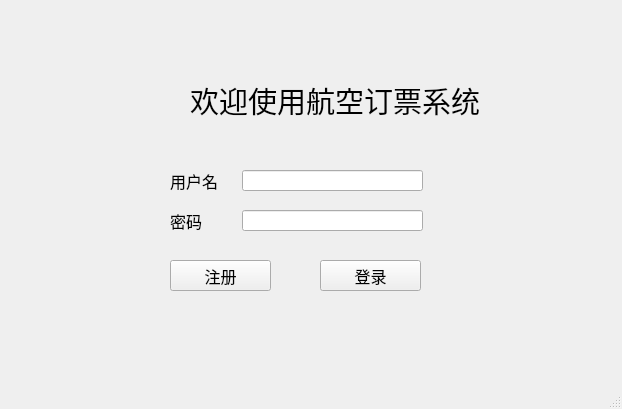
<?xml version="1.0" encoding="UTF-8"?>
<ui version="4.0">
 <class>Ui_login</class>
 <widget class="QMainWindow" name="Ui_login">
  <property name="geometry">
   <rect>
    <x>0</x>
    <y>0</y>
    <width>622</width>
    <height>409</height>
   </rect>
  </property>
  <property name="windowTitle">
   <string>MainWindow</string>
  </property>
  <widget class="QWidget" name="centralwidget">
   <widget class="QLabel" name="label">
    <property name="geometry">
     <rect>
      <x>170</x>
      <y>170</y>
      <width>51</width>
      <height>21</height>
     </rect>
    </property>
    <property name="sizePolicy">
     <sizepolicy hsizetype="Fixed" vsizetype="Fixed">
      <horstretch>0</horstretch>
      <verstretch>0</verstretch>
     </sizepolicy>
    </property>
    <property name="font">
     <font>
      <pointsize>12</pointsize>
     </font>
    </property>
    <property name="text">
     <string>用户名</string>
    </property>
   </widget>
   <widget class="QLabel" name="label_2">
    <property name="geometry">
     <rect>
      <x>190</x>
      <y>70</y>
      <width>291</width>
      <height>61</height>
     </rect>
    </property>
    <property name="font">
     <font>
      <pointsize>22</pointsize>
     </font>
    </property>
    <property name="text">
     <string>欢迎使用航空订票系统</string>
    </property>
   </widget>
   <widget class="QLabel" name="label_3">
    <property name="geometry">
     <rect>
      <x>170</x>
      <y>210</y>
      <width>41</width>
      <height>21</height>
     </rect>
    </property>
    <property name="font">
     <font>
      <pointsize>12</pointsize>
     </font>
    </property>
    <property name="text">
     <string>密码</string>
    </property>
   </widget>
   <widget class="QLineEdit" name="username">
    <property name="geometry">
     <rect>
      <x>242</x>
      <y>170</y>
      <width>181</width>
      <height>21</height>
     </rect>
    </property>
    <property name="font">
     <font>
      <pointsize>12</pointsize>
     </font>
    </property>
   </widget>
   <widget class="QLineEdit" name="password">
    <property name="geometry">
     <rect>
      <x>242</x>
      <y>210</y>
      <width>181</width>
      <height>21</height>
     </rect>
    </property>
    <property name="font">
     <font>
      <pointsize>12</pointsize>
     </font>
    </property>
    <property name="echoMode">
     <enum>QLineEdit::Password</enum>
    </property>
   </widget>
   <widget class="QPushButton" name="register_">
    <property name="geometry">
     <rect>
      <x>170</x>
      <y>260</y>
      <width>101</width>
      <height>31</height>
     </rect>
    </property>
    <property name="font">
     <font>
      <pointsize>12</pointsize>
     </font>
    </property>
    <property name="text">
     <string>注册</string>
    </property>
   </widget>
   <widget class="QPushButton" name="login">
    <property name="geometry">
     <rect>
      <x>320</x>
      <y>260</y>
      <width>101</width>
      <height>31</height>
     </rect>
    </property>
    <property name="font">
     <font>
      <pointsize>12</pointsize>
     </font>
    </property>
    <property name="text">
     <string>登录</string>
    </property>
   </widget>
   <widget class="QLabel" name="label_4">
    <property name="geometry">
     <rect>
      <x>100</x>
      <y>60</y>
      <width>81</width>
      <height>71</height>
     </rect>
    </property>
    <property name="styleSheet">
     <string notr="true">image: url(:/pic/C:/Users/CXY/Pictures/Camera Roll/飞机.png);</string>
    </property>
    <property name="text">
     <string/>
    </property>
   </widget>
  </widget>
  <widget class="QMenuBar" name="menubar">
   <property name="geometry">
    <rect>
     <x>0</x>
     <y>0</y>
     <width>622</width>
     <height>22</height>
    </rect>
   </property>
  </widget>
  <widget class="QStatusBar" name="statusbar"/>
 </widget>
 <resources>
  <include location="plane.qrc"/>
 </resources>
 <connections/>
</ui>
